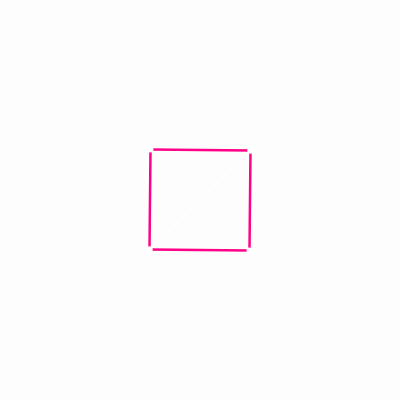
Frame 1 (no input)
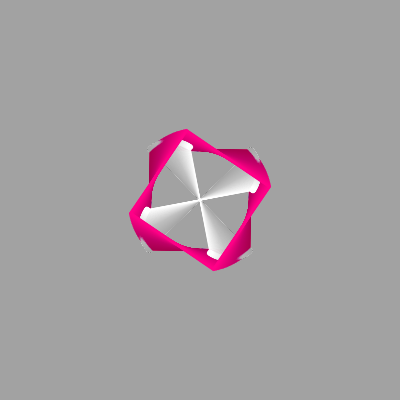
Frame 60 (no input)
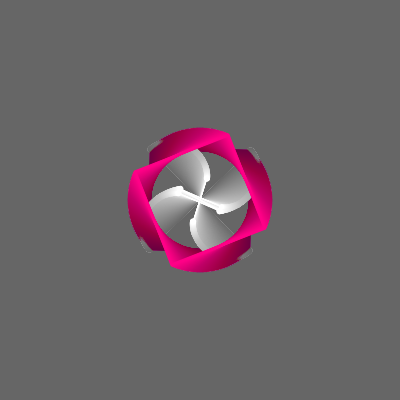
Frame 120 (the mouse pressed at the canvas centre since frame 60)

The p5.js sketch that drew these frames (run headless with seeded random() and noise() and a simulated clock; from frame 60 on, the mouse is pressed at the canvas centre):

// p5.js sketch
// ── sketch.js
// File: 092718

function setup(){
  createCanvas(400,400)
  background(0)
  pixelDensity(displayDensity())
  
  rectMode(CENTER)

}


function draw(){
  background(0,2)
  
  let t = map(cos(frameCount * 0.01), -1, 1, 0, 1)
  
  push()
  translate(width/2, height/2)
  rotate((frameCount * 0.01))
  translate(-width/2, -height/2)
  stroke(255,0,135)
  strokeWeight(2.5)
  noFill()
  rect(width/2, height/2, width/4, height/4)
  pop()
  
  push()
  translate(width/2, height/2)
  rotate((frameCount * 0.01))
  translate(-width/2, -height/2)
  noStroke()
  fill(255)
  let bzptx = bezierPoint((width/2) - (width/8),width/2,width/2,(width/2) - (width/8), t)
  let bzpty = bezierPoint((height/2) - (height/8),height/2,height/2,(height/2) + (height/8), t)
  
  ellipse(bzptx, bzpty, 5, 5)
  ellipse(bzpty, bzptx, 5, 5)
  stroke(255)
  line(bzpty, bzptx, bzptx, bzpty)
  ellipse(width - bzptx, width - bzpty, 5, 5)
  ellipse(height - bzpty, height - bzptx, 5, 5)
  stroke(255)
  line(width - bzpty, height - bzptx, width - bzptx, height - bzpty)
  
  line(bzptx, height - bzpty, width - bzptx, bzpty)
  ellipse(width - bzptx, bzpty, 5, 5)
  ellipse(bzptx, height - bzpty, 5, 5)

  line(width - bzptx, height - bzpty, bzptx, bzpty)
  ellipse(bzptx, bzpty, 5, 5)
  ellipse(width - bzptx, height - bzpty, 5, 5)
  
  pop()
}
